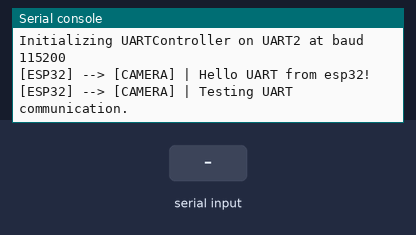
The program below on a simulated ESP32 board running MicroPython. Parts: the last lines printed to the serial console. Inputs (shaded band) come from the test bench.

Above: at 1.2 s.
1.3 s: "1\n" received over the second serial link
At 2.5 s:
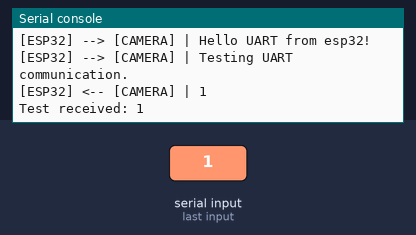
2.8 s: "0\n" received over the second serial link
At 3.9 s:
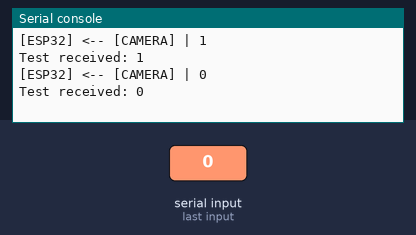
4.3 s: "2\n" received over the second serial link
At 5.0 s:
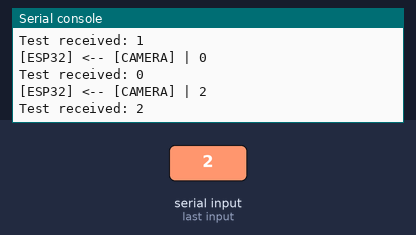

The program:

uart.py
```python
from machine import UART


class UARTWrapper:
    """UART Communication Wrapper"""

    def __init__(self, uart_id, baud=115200, name='CAMERA'):
        """Initialize UART with given ID and baud rate."""
        self.name = name
        self.uart = UART(uart_id, baud)
        self.uart.init(baud, bits=8, parity=None, stop=1)

        print(f'Initializing UARTController on UART{uart_id} at baud {baud}')

    def send(self, data: str):
        """Send data over UART."""
        self.uart.write(data.encode() + b'\n')

        print(f'[ESP32] --> [{self.name}] | {data}')

    def recv(self) -> str:
        """Receive data over UART."""
        data = self.uart.readline()

        if not data:
            return ''

        data = data.decode().strip()
        print(f'[ESP32] <-- [{self.name}] | {data}')
        return data


if __name__ == '__main__':
    uart = UARTWrapper(2, 115200)

    uart.send('Hello UART from esp32!')

    uart.send('Testing UART communication.')

    while True:
        try:
            data = uart.recv()
            if data:
                print(f'Test received: {data}')
        except KeyboardInterrupt:
            break
```

Measured:
- after the input at 1.3 s, the serial console: prints a new line at once (image 1)
- after the input at 2.8 s, the serial console: prints a new line at once (image 2)
- after the input at 4.3 s, the serial console: prints a new line at once (image 3)
